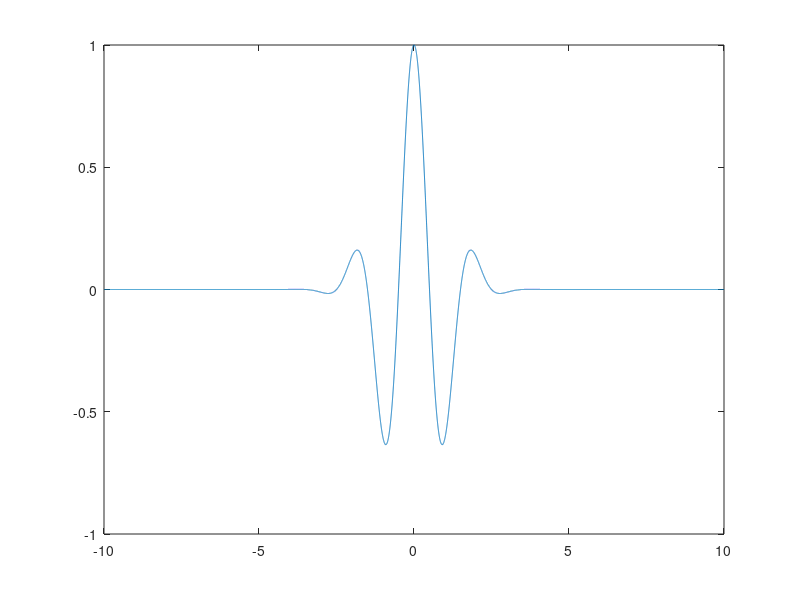

Source code (MATLAB): (Note: this script raises an error after producing the figure.)
tStart = -10;
tEnd = 10;
t = [tStart:0.001:tEnd];

f = 0.5;
s = 1;
sine = exp(1i*2*pi*f*t);
gaus = exp(-(t/s).^2/2);
cmw = sine .* gaus;
plot(t, cmw);
%spectrogram(cmw);
spectrogram(cmw,kaiser(64,18),50,128,1e3,'yaxis');
ylim([0 110])

%y = sin(100*t);
%y = (1-t.^2).*exp((-t.^2)/2);

%plot(t, y);
%spectrogram(y,'yaxis');
%spectrogram(y,kaiser(64,18),50,128,1e3,'yaxis');

